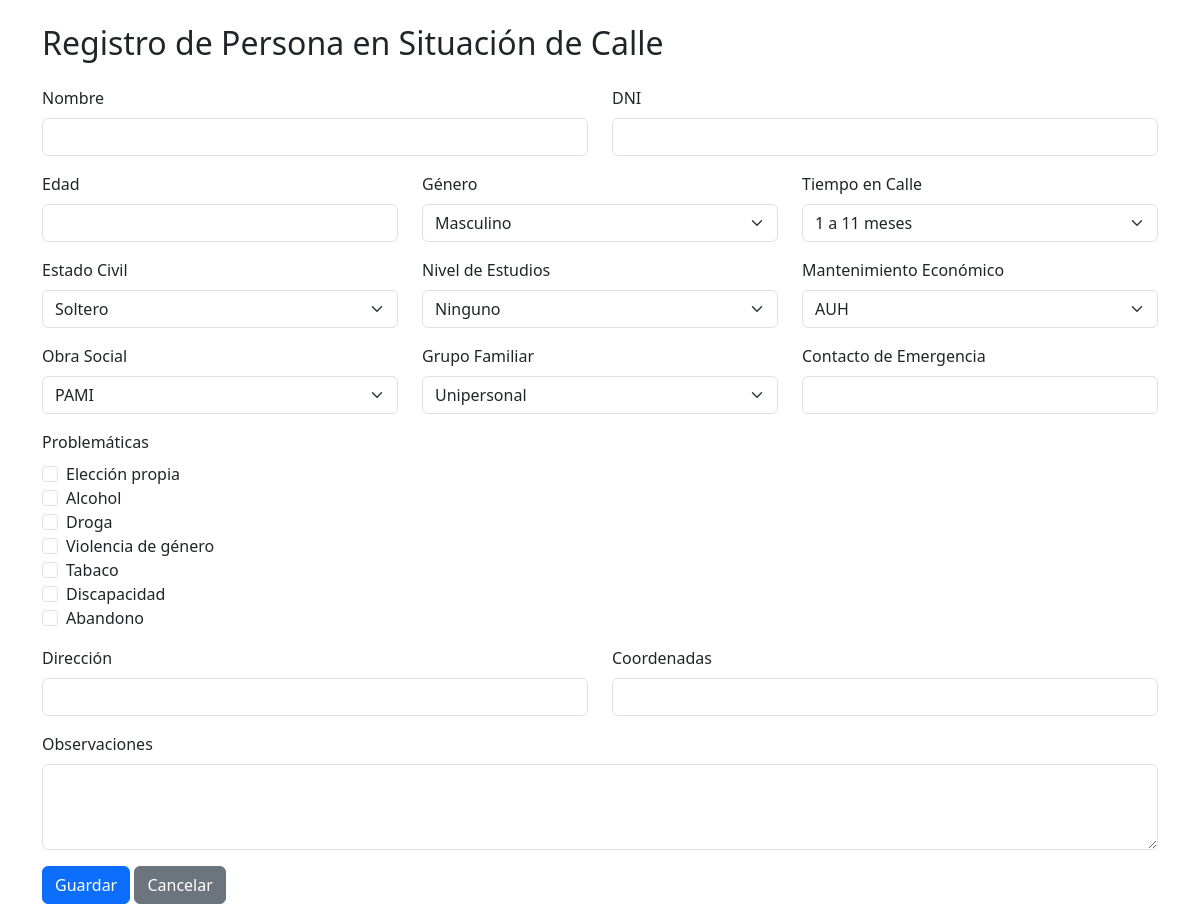
The app's page /agregar with its own data.
### tables this page shows
CREATE TABLE problematica (id INTEGER PRIMARY KEY, descripcion TEXT);

### app.py (the view, shortened to what this page needs)
@app.route('/agregar', methods=('GET', 'POST'))
def agregar():
    conn = get_db_connection()
    cursor = conn.cursor()
    generos = conn.execute("SELECT * FROM generos").fetchall()
    tiempo_calle = conn.execute("SELECT * FROM tiempo_calle").fetchall()
    estado_civil = conn.execute("SELECT * FROM estado_civil").fetchall()
    ubicaciones = conn.execute("SELECT * FROM ubicaciones").fetchall()
    nivel_estudios = conn.execute("SELECT * FROM nivel_estudios").fetchall()
    mant_economico = conn.execute("SELECT * FROM mant_economico").fetchall()
    obra_social = conn.execute("SELECT * FROM obra_social").fetchall()
    grupo_familiar = conn.execute("SELECT * FROM grupo_familiar").fetchall()
    problematica = conn.execute("SELECT * FROM problematica").fetchall()
    conn.close()
    return render_template(
        'agregar.html',
        generos=generos,
        tiempo_calle=tiempo_calle,
        ubicaciones = ubicaciones,
        estado_civil=estado_civil,
        nivel_estudios=nivel_estudios,
        mant_economico=mant_economico,
        obra_social=obra_social,
        grupo_familiar=grupo_familiar,
        problematica=problematica
    )

### app.py (called while the page is built)
def get_db_connection():
    conn = sqlite3.connect('registro.db')
    conn.row_factory = sqlite3.Row
    return conn

### templates/agregar.html (shortened to what this page needs)
<!DOCTYPE html>
<html lang="es">
<head>
    <link href="https://cdn.jsdelivr.net/npm/bootstrap@5.3.0/dist/css/bootstrap.min.css" rel="stylesheet">
</head>
<body>
<div class="container mt-4">
    <h2 class="mb-4">Registro de Persona en Situación de Calle</h2>
    <form method="POST">
        <div class="row mb-3">
            <div class="col-md-6">
                <label for="nombre" class="form-label">Nombre</label>
                <input type="text" class="form-control" id="nombre" name="nombre" required>
            </div>
            <div class="col-md-6">
                <label for="dni" class="form-label">DNI</label>
                <input type="text" class="form-control" id="dni" name="dni" required>
            </div>
        </div>
        <div class="row mb-3">
            <div class="col-md-4">
                <label for="edad" class="form-label">Edad</label>
                <input type="number" class="form-control" id="edad" name="edad" required>
            </div>
            <div class="col-md-4">
                <label for="genero_id" class="form-label">Género</label>
                <select class="form-select" name="genero_id" required>
                    {% for genero in generos %}
                        <option value="{{ genero.id }}">{{ genero.descripcion }}</option>
                    {% endfor %}
                </select>
            </div>
            <div class="col-md-4">
                <label for="tiempo_calle_id" class="form-label">Tiempo en Calle</label>
                <select class="form-select" name="tiempo_calle_id">
                    {% for tiempo in tiempo_calle %}
                        <option value="{{ tiempo.id }}">{{ tiempo.descripcion }}</option>
                    {% endfor %}
                </select>
            </div>
        </div>
        <div class="row mb-3">
            <div class="col-md-4">
                <label for="estado_civil_id" class="form-label">Estado Civil</label>
                <select class="form-select" name="estado_civil_id">
                    {% for estado in estado_civil %}
                        <option value="{{ estado.id }}">{{ estado.descripcion }}</option>
                    {% endfor %}
                </select>
            </div>
            <div class="col-md-4">
                <label for="nivel_estudios_id" class="form-label">Nivel de Estudios</label>
                <select class="form-select" name="nivel_estudios_id">
                    {% for nivel in nivel_estudios %}
                        <option value="{{ nivel.id }}">{{ nivel.descripcion }}</option>
                    {% endfor %}
                </select>
            </div>
            <div class="col-md-4">
                <label for="mant_economico_id" class="form-label">Mantenimiento Económico</label>
                <select class="form-select" name="mant_economico_id">
                    {% for mant in mant_economico %}
                        <option value="{{ mant.id }}">{{ mant.descripcion }}</option>
                    {% endfor %}
                </select>
            </div>
        </div>
        <div class="row mb-3">
            <div class="col-md-4">
                <label for="obra_social_id" class="form-label">Obra Social</label>
                <select class="form-select" name="obra_social_id">
                    {% for obra in obra_social %}
                        <option value="{{ obra.id }}">{{ obra.descripcion }}</option>
                    {% endfor %}
                </select>
            </div>
            <div class="col-md-4">
                <label for="grupo_familiar_id" class="form-label">Grupo Familiar</label>
                <select class="form-select" name="grupo_familiar_id">
                    {% for grupo in grupo_familiar %}
                        <option value="{{ grupo.id }}">{{ grupo.descripcion }}</option>
                    {% endfor %}
                </select>
            </div>
            <div class="col-md-4">
                <label for="contacto_emergencia" class="form-label">Contacto de Emergencia</label>
                <input type="text" class="form-control" id="contacto_emergencia" name="contacto_emergencia">
            </div>
        </div>
        <div class="mb-3">
            <label for="problematica_ids" class="form-label">Problemáticas</label>
            <div class="form-check">
                {% for p in problematica %}
                <input class="form-check-input" type="checkbox" name="problematica_ids" value="{{ p.id }}" id="problematica_{{ p.id }}">
                <label class="form-check-label me-3" for="problematica_{{ p.id }}">{{ p.descripcion }}</label><br>
                {% endfor %}
            </div>
        </div>
        <div class="row mb-3">
            <div class="col-md-6">
                <label for="direccion" class="form-label">Dirección</label>
                <input type="text" class="form-control" id="direccion" name="direccion" required>
            </div>
            <div class="col-md-6">
                <label for="coordenadas" class="form-label">Coordenadas</label>
                <input type="text" class="form-control" id="coordenadas" name="coordenadas" required>
            </div>
        </div>
        <div class="mb-3">
            <label for="observaciones" class="form-label">Observaciones</label>
            <textarea class="form-control" id="observaciones" name="observaciones" rows="3"></textarea>
        </div>
        <button type="submit" class="btn btn-primary">Guardar</button>
        <a href="/" class="btn btn-secondary">Cancelar</a>
    </form>
</div>
</body>
</html>

### records on screen
problematica: descripcion "Elección propia"
problematica: descripcion "Alcohol"
problematica: descripcion "Droga"
problematica: descripcion "Violencia de género"
problematica: descripcion "Tabaco"
problematica: descripcion "Discapacidad"
problematica: descripcion "Abandono"

### other values on screen
form field genero_id "Masculino"
form field tiempo_calle_id "1 a 11 meses"
form field estado_civil_id "Soltero"
form field nivel_estudios_id "Ninguno"
form field mant_economico_id "AUH"
form field obra_social_id "PAMI"
form field grupo_familiar_id "Unipersonal"
